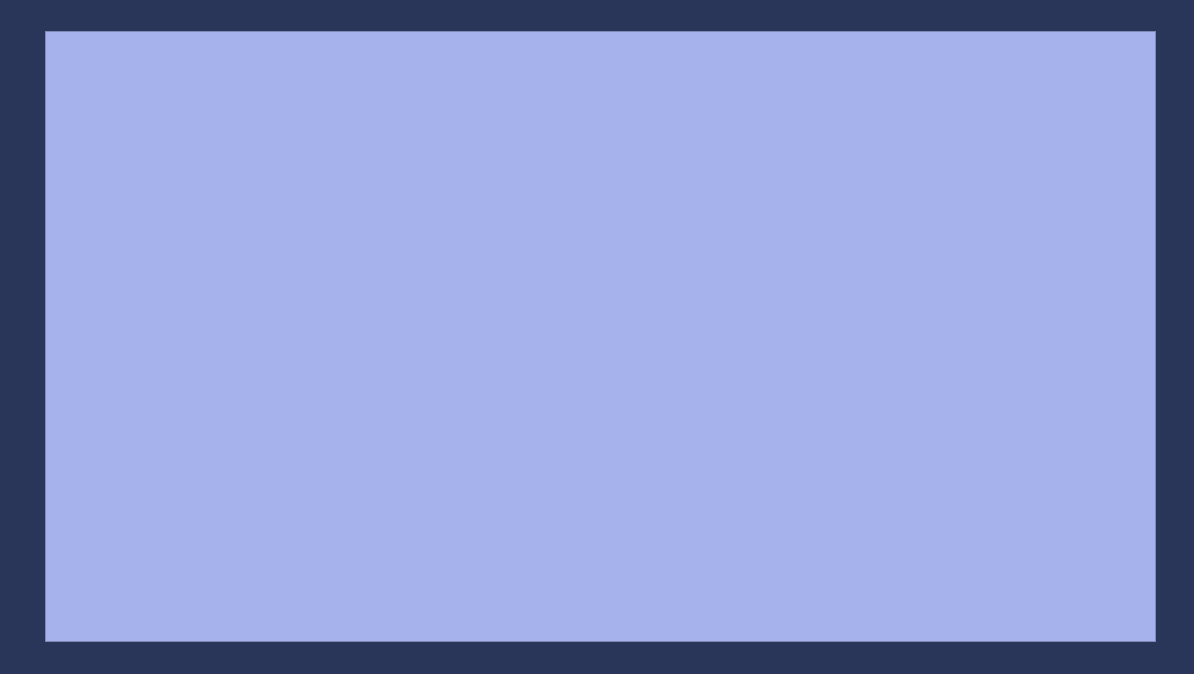
<?xml version="1.0" encoding="UTF-8"?>
<ui version="4.0">
 <class>MainWindow</class>
 <widget class="QMainWindow" name="MainWindow">
  <property name="enabled">
   <bool>true</bool>
  </property>
  <property name="geometry">
   <rect>
    <x>0</x>
    <y>0</y>
    <width>1194</width>
    <height>674</height>
   </rect>
  </property>
  <property name="sizePolicy">
   <sizepolicy hsizetype="Expanding" vsizetype="Expanding">
    <horstretch>0</horstretch>
    <verstretch>0</verstretch>
   </sizepolicy>
  </property>
  <property name="font">
   <font>
    <family>Helvetica</family>
    <pointsize>10</pointsize>
    <weight>50</weight>
    <italic>false</italic>
    <bold>false</bold>
   </font>
  </property>
  <property name="windowTitle">
   <string>MainWindow</string>
  </property>
  <property name="styleSheet">
   <string notr="true">background-color: #293659</string>
  </property>
  <widget class="QWidget" name="centralwidget">
   <property name="sizePolicy">
    <sizepolicy hsizetype="Expanding" vsizetype="Expanding">
     <horstretch>0</horstretch>
     <verstretch>0</verstretch>
    </sizepolicy>
   </property>
   <widget class="QTableWidget" name="tableWidget">
    <property name="geometry">
     <rect>
      <x>45</x>
      <y>31</y>
      <width>1111</width>
      <height>611</height>
     </rect>
    </property>
    <property name="font">
     <font>
      <family>Helvetica</family>
      <pointsize>10</pointsize>
      <weight>75</weight>
      <bold>true</bold>
     </font>
    </property>
    <property name="styleSheet">
     <string notr="true">background-color:#A6B2EC;
color:#080C25
</string>
    </property>
    <property name="sizeAdjustPolicy">
     <enum>QAbstractScrollArea::AdjustToContents</enum>
    </property>
   </widget>
  </widget>
 </widget>
 <resources/>
 <connections/>
</ui>
